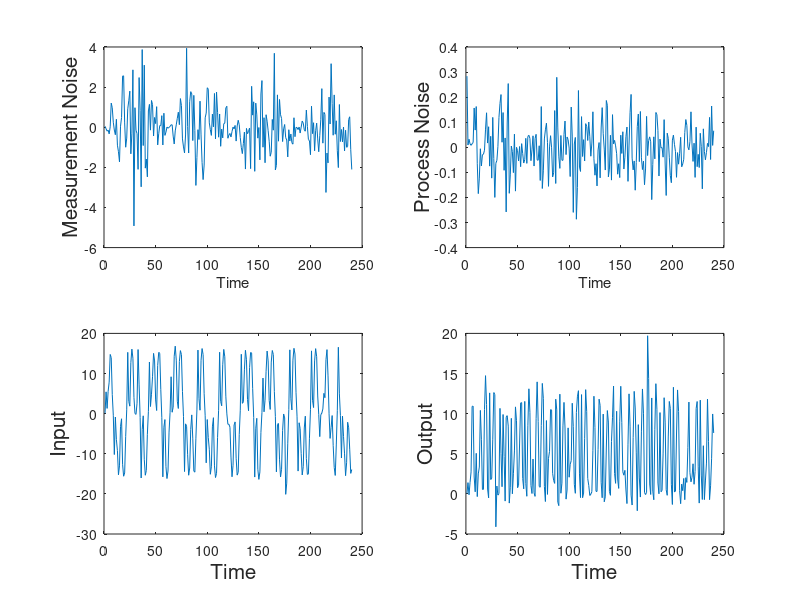

Recreate this plot in MATLAB. (Note: this script raises an error after producing the figure.)
% PURPOSE : To estimate the input-output mapping with inputs x
%           and outputs y generated by the following nonlinear,  
%           nonstationary state space model:
%
%           x(t+1) = 0.5x(t) + [25x(t)]/[(1+x(t))^(2)] 
%                    + 8cos(1.2t) + process noise
%           y(t) =  x(t)^(2) / 20  + measurement noise with time 
%           varying covariance.
%
%           using a multi-layer perceptron (MLP) and both the EKF and 
%           EKF with evidence maximisation algorithm.                           
             
% AUTHOR  : Nando de Freitas - Thanks for the acknowledgement :-)
% DATE    : 08-09-98

clear;
echo off;

% INITIALISATION AND PARAMETERS:
% =============================

N = 240;               % Number of time steps.
t = 1:1:N;             % Time.  
x0 = 0.1;              % Initial input.
x = zeros(N,1);        % Input observation.
y = zeros(N,1);        % Output observation.
x(1,1) = x0;           % Initia input. 
actualR = 3;           % Measurement noise variance.
actualQ = .01;         % Process noise variance.        
s1=10;                 % Neurons in the hidden layer.
s2=1;                  % Neurons in the output layer - only one in this implementation.
initVar= 10;           % Variance of prior for weights.
KalmanR = 3;           % Kalman filter measurement noise covariance hyperparameter;
KalmanQ = 1e-5;           % Kalman filter process noise covariance hyperparameter;
KalmanP = 10;          % Kalman filter initial weights covariance hyperparameter;
window = 10;           % Length of moving window to estimate the time covariance. 

% GENERATE PROCESS AND MEASUREMENT NOISE:
% ======================================

v = sqrt(actualR)*sin(0.05*t)'.*randn(N,1);
w = sqrt(actualQ)*randn(N,1); 



figure(1)
clf;
subplot(221)
plot(v);
ylabel('Measurement Noise','fontsize',15);
xlabel('Time');
subplot(222)
plot(w);
ylabel('Process Noise','fontsize',15);
xlabel('Time');

% GENERATE INPUT-OUTPUT DATA:
% ==========================
y(1,1) = (x(1,1)^(2))./20 + v(1,1); 
for t=2:N,
  x(t,1) = 0.5*x(t-1,1) + 25*x(t-1,1)/(1+x(t-1,1)^(2)) + 8*cos(1.2*(t-1)) + w(t,1);
  y(t,1) = (x(t,1).^(2))./20 + v(t,1) ;
end;

subplot(223)
plot(x)
ylabel('Input','fontsize',15);
xlabel('Time','fontsize',15);
subplot(224)
plot(y)
ylabel('Output','fontsize',15);
xlabel('Time','fontsize',15);
fprintf('Press a key to continue')  
pause;
fprintf('\n')
fprintf('Training the MLP with EKF')
fprintf('\n')

% PERFORM EXTENDED KALMAN FILTERING TO TRAIN MLP:
% ==============================================

tInit=clock;
[ekfp,theta,thetaR,PR,innovations] = mlpekf(x',y',s1,s2,KalmanR,KalmanQ,KalmanP,initVar,N);
durationekf=etime(clock,tInit);
errorekf=norm(ekfp(N/3:N)'-y(N/3:N));

% PERFORM SEQUENTIAL EKF WITH Q UPDATE:
% ====================================

fprintf('Training the MLP with EKF and Q updating')
fprintf('\n')
[ekfp2,theta2,thetaR2,PR2,innovations2,qplot] = mlpekfQ(x',y',s1,s2,KalmanR,KalmanQ,KalmanP,initVar,window,N);
durationekfmax=etime(clock,tInit);
errorekfmax=norm(ekfp2(N/3:N)'-y(N/3:N));

fprintf('EKF error    = %d',errorekf)
fprintf('\n')
fprintf('EKFMAX error = %d',errorekfmax)
fprintf('\n')
fprintf('EKF duration    = %d seconds.\n',durationekf)
fprintf('EKFMAX duration = %d seconds.\n',durationekfmax)

% PLOT RESULTS:
% ============

figure(1)
clf;
subplot(221)
plot(1:length(x),y,'g',1:length(x),ekfp2,'r',1:length(x),ekfp,'b')
legend('True value','EKFMAX estimate','EKF estimate');
ylabel('One-step-ahead prediction','fontsize',15)
xlabel('Time','fontsize',15)
subplot(222)
plot(1:length(x),qplot)
ylabel('Q parameter','fontsize',15)
xlabel('Time','fontsize',15)
subplot(223)
plot(1:length(x),innovations2)
ylabel('Innovations variance for EKFMAX','fontsize',15)
xlabel('Time','fontsize',15)
subplot(224);
plot(1:length(x),innovations)
ylabel('Innovations variance for EKF','fontsize',15)
xlabel('Time','fontsize',15)



